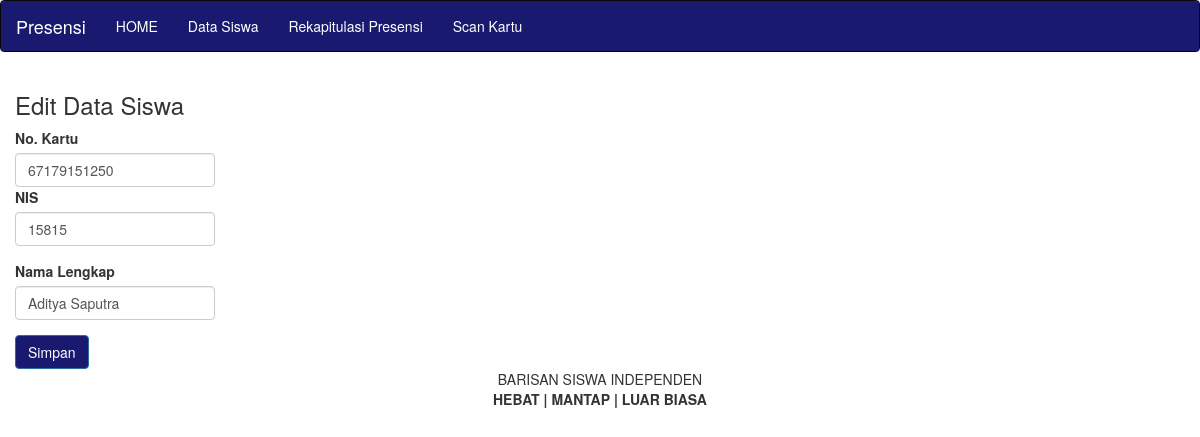
Screenshot of /edit.php?ID=11 with the database file from the repository.
### tables this page shows
CREATE TABLE `siswa` (
  `ID` int(11) NOT NULL,
  `NIS` int(20) NOT NULL,
  `No_Kartu` varchar(20) NOT NULL,
  `Nama_Lengkap` varchar(100) NOT NULL
);

### edit.php (the view, shortened to what this page needs)
<?php
    include "koneksi.php";
    $ID = $_GET['ID'];
    $Cari = mysqli_query($konek, "select * from siswa where ID='$ID'");
    $Hasil = mysqli_fetch_array($Cari);
?>
<!DOCTYPE html>
<html>
<head>
    <?php include "header.php"; ?>
</head>
<body>
    <?php include "menu.php"; ?>
    <div class="container-fluid">
        <h3> Edit Data Siswa </h3>
        <form method="POST">
            <div>
            <class="form-group">
                <label>No. Kartu</label>
                <input type="text" name="No_Kartu" id="No. Kartu" placeholder="No. Kartu Siswa" class="form-control" style="width: 200px" value="<?php echo $Hasil['No_Kartu'];?>">
            </div>
            <div class="form-group">
                <label>NIS</label>
                <input type="text" name="NIS" id="NIS" placeholder="NIS Siswa" class="form-control" style="width: 200px" value="<?php echo $Hasil['NIS'];?>">
            </div>
            <div class="form-group">
                <label>Nama Lengkap</label>
                <input type="text" name="Nama_Lengkap" id="Nama Lengkap" placeholder="Nama Lengkap Siswa" class="form-control" style="width: 200px" value="<?php echo $Hasil['Nama_Lengkap'];?>">
            </div>
            <button class="btn btn-primary" name="btnSimpan" id="btnSimpan" style="background-color: midnightblue; color: white">Simpan</button>
        </form>
    </div>
    <?php include "footer.php"; ?>
</body>
</html>

### rows the page displays
siswa: No_Kartu "67179151250", NIS "15815", Nama_Lengkap "Aditya Saputra"
